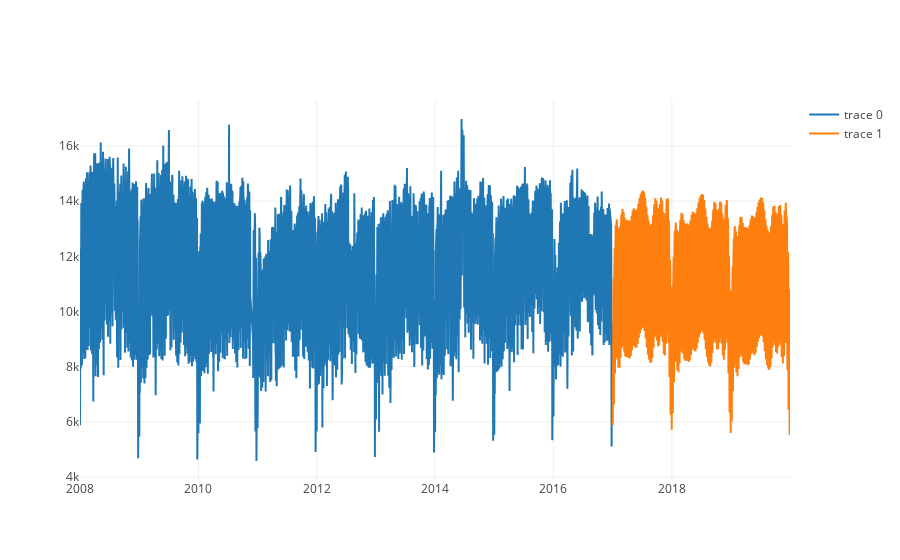

The notebook cell this image was saved under:
### Code cell
forecast_data = forecast.loc[forecast.ds > data_prophet.ds.max(), ['ds', 'yhat_lower', 'yhat_upper', 'yhat']]
historic = go.Scatter(x=data_prophet.ds, y=data_prophet.y)
forecasted = go.Scatter(x=forecast_data.ds, y=forecast_data.yhat)
                        
plot_data = [historic,  forecasted]
plotly.offline.iplot(plot_data)

### Figure 1 — Plotly figure (JSON) as saved in the notebook; plotly's stock layout.template omitted (floating-point values rounded to 4 significant figures; data arrays with more than 128 entries replaced by an {"elided": "..."} marker saying what was removed)
{"data": [{"type": "scatter", "x": {"elided": "3194 str values"}, "y": {"elided": "3194 int values"}}, {"type": "scatter", "x": {"elided": "1095 str values"}, "y": {"elided": "1095 float values"}}], "layout": {}}
